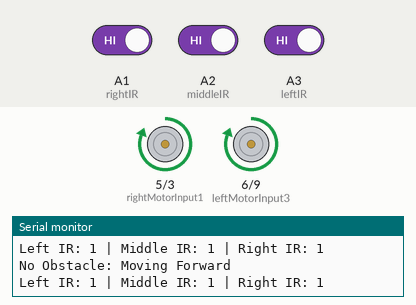
The sketch below on a simulated Arduino Uno, built with avr-gcc and run on an emulated ATmega328P. Parts: motor-driver pin pairs drawn as motors (green arrow = first pin HIGH = forward, orange = second pin HIGH = backward, longer = more drive, scaled by the enable pin), the last lines printed to the serial monitor. Inputs (shaded band) come from the test bench; at power-on: A1 (rightIR) HIGH, A2 (middleIR) HIGH, A3 (leftIR) HIGH.

Above: at 1.2 s.
1.3 s: A1 (rightIR) driven LOW
At 2.1 s:
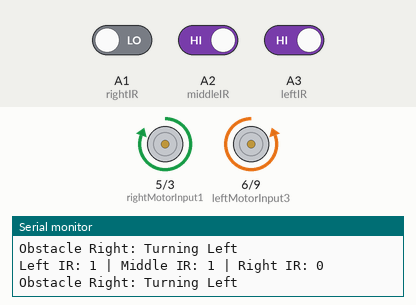
2.8 s: A2 (middleIR) driven LOW
4.5 s: A3 (leftIR) driven LOW
6.1 s: A1 (rightIR) driven HIGH
At 6.5 s:
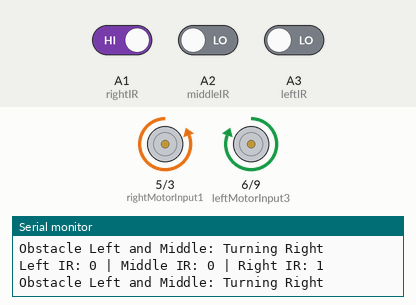
7.7 s: A2 (middleIR) driven HIGH
9.3 s: A3 (leftIR) driven HIGH
At 10.5 s:
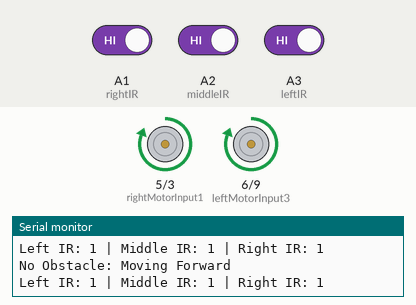
Timing chart, 0 to 12.3 s (numbered marks = the images above; inputs shaded):
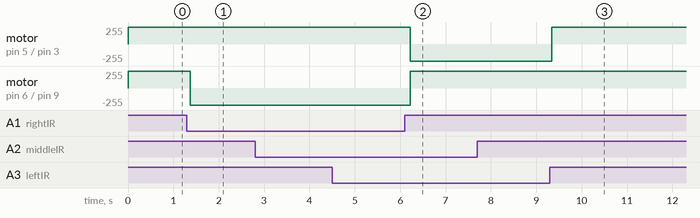

Measured:
- after the input at 1.3 s, motor on pin 6 (leftMotorInput3) / pin 9 (leftMotorInput4): forward 255/255 → backward 255/255 after 0.07 s
- after the input at 6.1 s, motor on pin 5 (rightMotorInput1) / pin 3 (rightMotorInput2): forward 255/255 → backward 255/255 after 0.13 s; motor on pin 6 (leftMotorInput3) / pin 9 (leftMotorInput4): backward 255/255 → forward 255/255 after 0.13 s
- after the input at 9.3 s, motor on pin 5 (rightMotorInput1) / pin 3 (rightMotorInput2): backward 255/255 → forward 255/255 at once

The sketch:

sketch_may12a.ino
```cpp
#include <Arduino.h>

// Motor pins
int rightMotorEnable = 13;
int rightMotorInput1 = 5;
int rightMotorInput2 = 3;
int leftMotorEnable = 12;
int leftMotorInput3 = 6;
int leftMotorInput4 = 9;

// IR sensor pins
int rightIR = A1;
int middleIR = A2;
int leftIR = A3;

void setup() {
  Serial.begin(9600);
  // Initialize motor pins as outputs
  pinMode(rightMotorEnable, OUTPUT);
  pinMode(rightMotorInput1, OUTPUT);
  pinMode(rightMotorInput2, OUTPUT);
  pinMode(leftMotorEnable, OUTPUT);
  pinMode(leftMotorInput3, OUTPUT);
  pinMode(leftMotorInput4, OUTPUT);

  // Initialize IR sensors as inputs
  pinMode(rightIR, INPUT);
  pinMode(middleIR, INPUT);
  pinMode(leftIR, INPUT);
  digitalWrite(rightMotorEnable, HIGH);
  digitalWrite(leftMotorEnable, HIGH);

}

void loop() {
  int leftIRValue = digitalRead(leftIR);
  int middleIRValue = digitalRead(middleIR);
  int rightIRValue = digitalRead(rightIR);

  Serial.print("Left IR: ");
  Serial.print(leftIRValue);
  Serial.print(" | Middle IR: ");
  Serial.print(middleIRValue);
  Serial.print(" | Right IR: ");
  Serial.println(rightIRValue);

  // Decide the robot movement based on IR sensor values
  if (leftIRValue == 0 && middleIRValue == 0 && rightIRValue == 0) {
    Serial.println("Obstacle Everywhere: Turning Around");
    turnAround();
  } else if (leftIRValue == 0 && middleIRValue == 0 && rightIRValue == 1) {
    Serial.println("Obstacle Left and Middle: Turning Right");
    turnRight();
  } else if (leftIRValue == 0 && middleIRValue == 1 && rightIRValue == 0) {
    Serial.println("Clear Path: Moving Forward");
    turnAround();
  } else if (leftIRValue == 0 && middleIRValue == 1 && rightIRValue == 1) {
    Serial.println("Obstacle Left: Turning Right");
    turnRight();
  } else if (leftIRValue == 1 && middleIRValue == 0 && rightIRValue == 0) {
    Serial.println("Obstacle Right and Middle: Turning Left");
    turnLeft();
  } else if (leftIRValue == 1 && middleIRValue == 0 && rightIRValue == 1) {
    Serial.println("Obstacle Middle: Moving Slowly or Turn Around");
    turnAround(); // Or implement a slow forward movement if preferred
  } else if (leftIRValue == 1 && middleIRValue == 1 && rightIRValue == 0) {
    Serial.println("Obstacle Right: Turning Left");
    turnLeft();
  } else if (leftIRValue == 1 && middleIRValue == 1 && rightIRValue == 1) {
    Serial.println("No Obstacle: Moving Forward");
    moveForward();
  }

  delay(100); // Short delay to stabilize readings and reduce serial output speed
}
void moveForward() {

  digitalWrite(rightMotorInput1, HIGH);
  digitalWrite(rightMotorInput2, LOW);
  digitalWrite(leftMotorInput3, HIGH);
  digitalWrite(leftMotorInput4, LOW);
}

void turnRight() {

  digitalWrite(rightMotorInput1, LOW);  // Stop right motor
  digitalWrite(rightMotorInput2, HIGH);
  digitalWrite(leftMotorInput3, HIGH);  // Left motor moves forward
  digitalWrite(leftMotorInput4, LOW);
}

void turnLeft() {

  digitalWrite(rightMotorInput1, HIGH);  // Right motor moves forward
  digitalWrite(rightMotorInput2, LOW);
  digitalWrite(leftMotorInput3, LOW);    // Stop left motor
  digitalWrite(leftMotorInput4, HIGH);
}

void turnAround() {

  digitalWrite(rightMotorInput1, HIGH);
  digitalWrite(rightMotorInput2, LOW);  // Right motor reverse
  digitalWrite(leftMotorInput3, LOW);   // Left motor forward
  digitalWrite(leftMotorInput4, HIGH);
}
```
